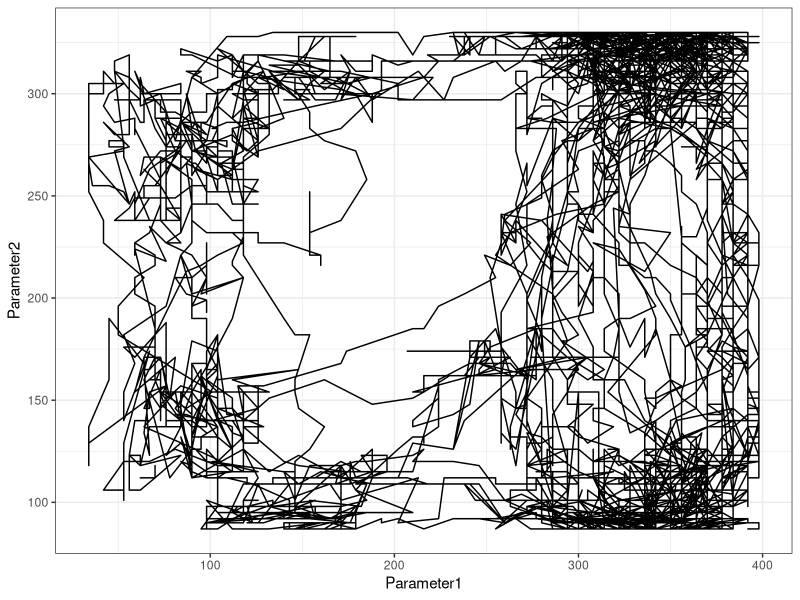
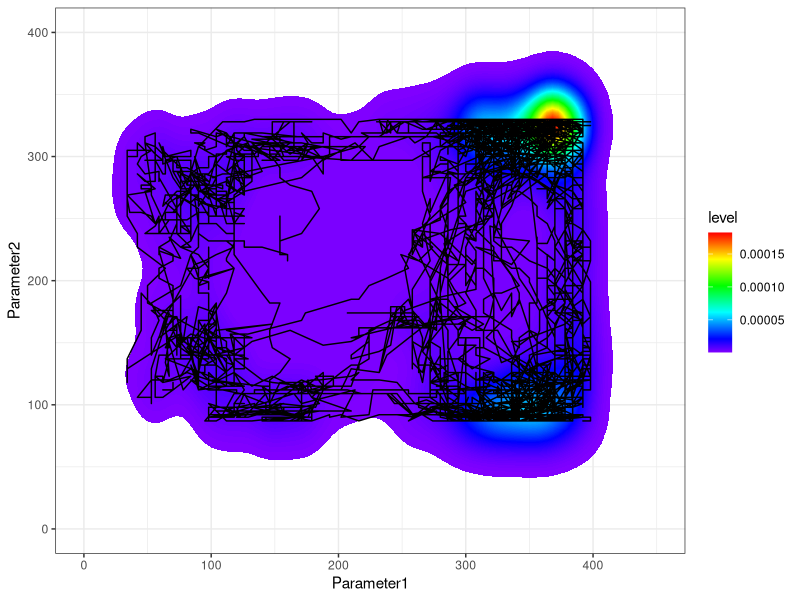
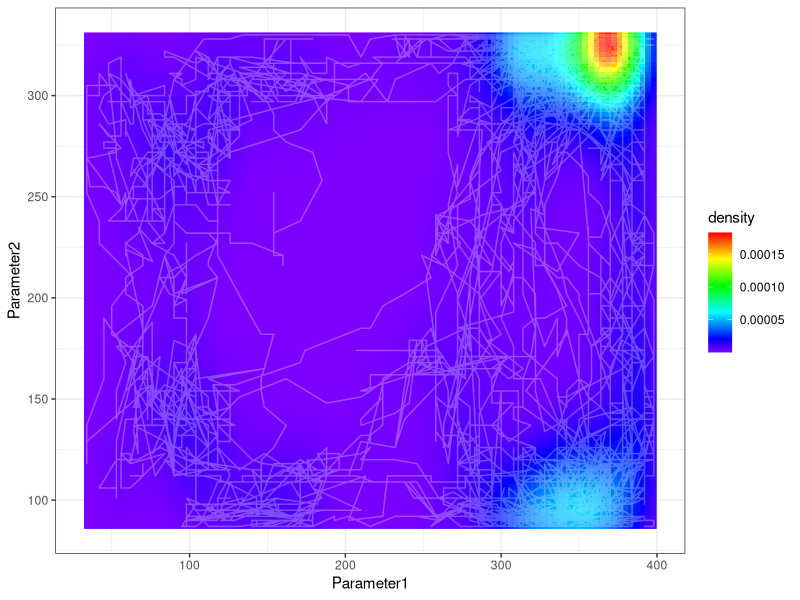
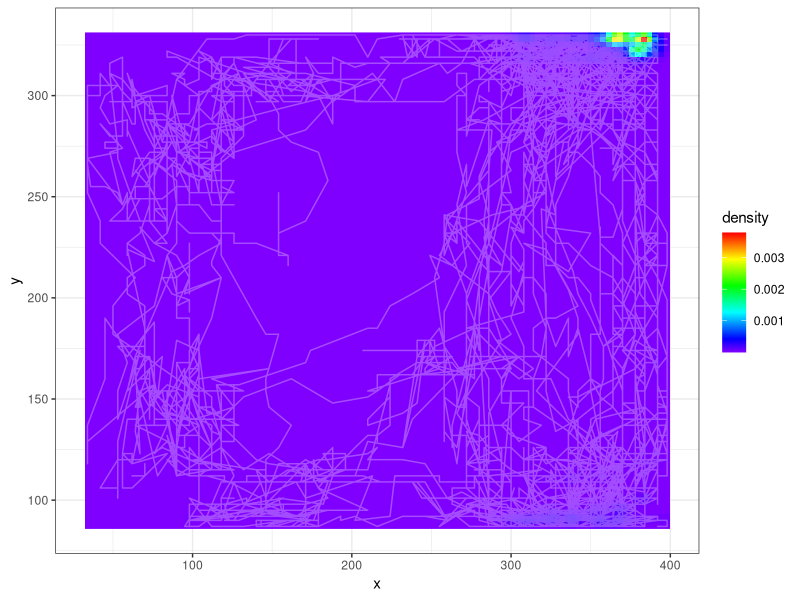

These charts were generated, in order, by the following R code:
readLines("example-data/three-animals.CSV", 2)
tab <- read.table("example-data/three-animals.CSV", sep=";", dec=",", skip=1, header=TRUE)
library(dplyr)
library(ggplot2)

tab %>% filter(Event == "Coordinate") %>%
  filter(AnimNo == 14) %>%
  ggplot(aes(Parameter1, Parameter2)) + geom_path() + theme_bw()

tab %>% filter(Event == "Coordinate") %>%
  filter(AnimNo == 14) %>%
  ggplot(aes(Parameter1, Parameter2)) + 
  scale_fill_gradientn(colours=rev(rainbow(100, start=0, end=0.75))) +
  stat_density2d(aes(fill=..level..), bins = 250, geom = 'polygon') +
  geom_path() + theme_bw() + 
  lims(x = c(0, 450), y = c(0,400))

## Needs to be weighted by the time spent in each area
# https://stackoverflow.com/questions/24198514/ggplot2-modify-geom-density2d-to-accept-weights-as-a-parameter

tab %>% filter(Event == "Coordinate") %>%
  filter(AnimNo == 14) %>%
  mutate(time_diff = c(diff(Time), 0)) %>%
  # summarize(x = rep(Parameter1, time_diff), y = rep(Parameter2, time_diff)) %>%
  select(Parameter1, Parameter2, time_diff) %>% 
  ggplot(aes(x = Parameter1, y = Parameter2)) + 
  scale_fill_gradientn(colours=rev(rainbow(100, start=0, end=0.75))) +
  stat_density2d(aes(fill=..density..), geom = 'raster', contour = FALSE) + 
  geom_path(color = "white", alpha = 0.3) + theme_bw()


a <- tab %>% filter(Event == "Coordinate") %>%
  filter(AnimNo == 14) %>%
  mutate(time_diff = c(diff(Time), 0)) %>%
  # summarize(x = rep(Parameter1, time_diff), y = rep(Parameter2, time_diff)) %>%
  select(Parameter1, Parameter2, time_diff)

prep <- data.frame(x = rep(a$Parameter1, round(a$time_diff/100, 0)), y= rep(a$Parameter2, round(a$time_diff/100, 0)))

ggplot(prep, aes(x, y)) + 
  scale_fill_gradientn(colours=rev(rainbow(100, start=0, end=0.75))) +
  stat_density2d(aes(fill=..density..), geom = 'raster', contour = FALSE) + 
  geom_path(color = "white", alpha = 0.3) + theme_bw()
